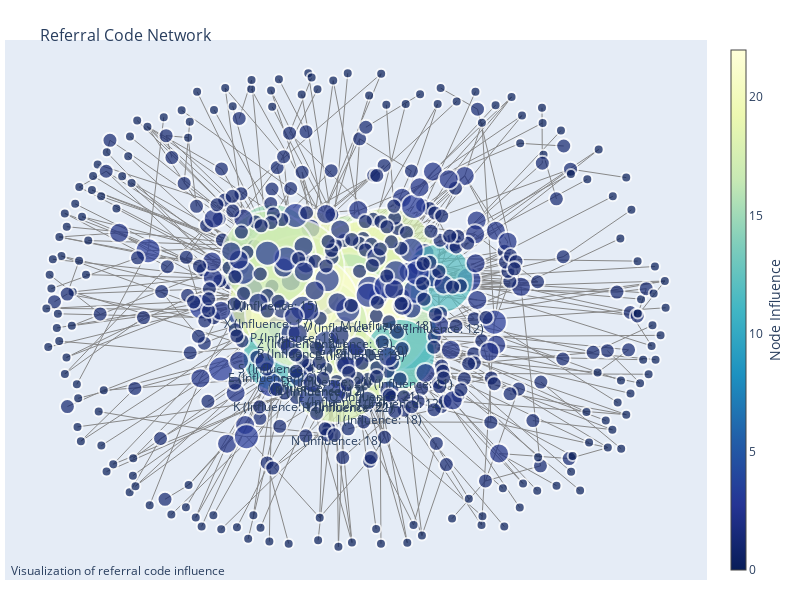

The cell this chart's notebook holds for it:
### Code cell
import networkx as nx
import plotly.graph_objs as go
import random
import string


def random_code():
    # Randomly choose a code length of 1 or 2 characters.
    length = random.choice([1, 2])
    return ''.join(random.choices(string.ascii_uppercase, k=length))

# Generate 100 rows of referral data
data = [(random_code(), random_code()) for _ in range(1000)]

# Create a directed graph
G = nx.DiGraph()
G.add_edges_from(data)

# Calculate node influence (using out-degree)
influence = {node: G.out_degree(node) for node in G.nodes()}

# Position nodes using a spring layout
# pos = nx.spring_layout(G, seed=42)
# pos = nx.kamada_kawai_layout(G)
pos = nx.spring_layout(G, seed=42, k=0.15, iterations=50)


# Build edge coordinate lists
edge_x = []
edge_y = []
for start, end in G.edges():
    x0, y0 = pos[start]
    x1, y1 = pos[end]
    edge_x.extend([x0, x1, None])
    edge_y.extend([y0, y1, None])

edge_trace = go.Scatter(
    x=edge_x, y=edge_y,
    line=dict(width=1, color='#888'),
    hoverinfo='none',
    mode='lines'
)

# Build node coordinate and attribute lists
node_x = []
node_y = []
node_color = []
node_size = []
node_text = []

for node in G.nodes():
    x, y = pos[node]
    node_x.append(x)
    node_y.append(y)
    inf = influence[node]
    node_color.append(inf)
    node_size.append(10 + inf * 5)
    # Only add label if influence is greater than 5
    if inf > 5:
        node_text.append(f'{node} (Influence: {inf})')
    else:
        node_text.append('')

node_trace = go.Scatter(
    x=node_x, y=node_y,
    text=node_text,
    mode='markers+text',
    textposition='bottom center',
    hoverinfo='text',
    marker=dict(
        showscale=True,
        colorscale='YlGnBu',
        reversescale=True,
        color=node_color,
        size=node_size,
        colorbar=dict(
            thickness=15,
            title='Node Influence',
            xanchor='left',
            titleside='right'
        ),
        line_width=2
    )
)

# Build the figure
fig = go.Figure(
    data=[edge_trace, node_trace],
    layout=go.Layout(
        title='<br>Referral Code Network',
        titlefont=dict(size=16),
        showlegend=False,
        hovermode='closest',
        margin=dict(b=20, l=5, r=5, t=40),
        annotations=[
            dict(
                text="Visualization of referral code influence",
                showarrow=False,
                xref="paper",
                yref="paper",
                x=0.005,
                y=-0.002
            )
        ],
        xaxis=dict(showgrid=False, zeroline=False, showticklabels=False),
        yaxis=dict(showgrid=False, zeroline=False, showticklabels=False)
    )
)
fig.update_layout(width=800, height=600)

fig.show()

### Figure 1 — Plotly figure (JSON) as saved in the notebook; plotly's stock layout.template omitted (floating-point values rounded to 4 significant figures; data arrays with more than 128 entries replaced by an {"elided": "..."} marker saying what was removed)
{"data": [{"hoverinfo": "none", "line": {"color": "#888", "width": 1}, "mode": "lines", "type": "scatter", "x": {"elided": "2838 float values"}, "y": {"elided": "2838 float values"}}, {"hoverinfo": "text", "marker": {"color": {"elided": "535 int values"}, "colorbar": {"thickness": 15, "title": {"side": "right", "text": "Node Influence"}, "xanchor": "left"}, "colorscale": [[0, "rgb(255,255,217)"], [0.125, "rgb(237,248,177)"], [0.25, "rgb(199,233,180)"], [0.375, "rgb(127,205,187)"], [0.5, "rgb(65,182,196)"], [0.625, "rgb(29,145,192)"], [0.75, "rgb(34,94,168)"], [0.875, "rgb(37,52,148)"], [1, "rgb(8,29,88)"]], "line": {"width": 2}, "reversescale": true, "showscale": true, "size": {"elided": "535 int values"}}, "mode": "markers+text", "text": {"elided": "535 str values"}, "textposition": "bottom center", "type": "scatter", "x": {"elided": "535 float values"}, "y": {"elided": "535 float values"}}], "layout": {"annotations": [{"showarrow": false, "text": "Visualization of referral code influence", "x": 0.005, "xref": "paper", "y": -0.002, "yref": "paper"}], "height": 600, "hovermode": "closest", "margin": {"b": 20, "l": 5, "r": 5, "t": 40}, "showlegend": false, "title": {"font": {"size": 16}, "text": "<br>Referral Code Network"}, "width": 800, "xaxis": {"showgrid": false, "showticklabels": false, "zeroline": false}, "yaxis": {"showgrid": false, "showticklabels": false, "zeroline": false}}}
